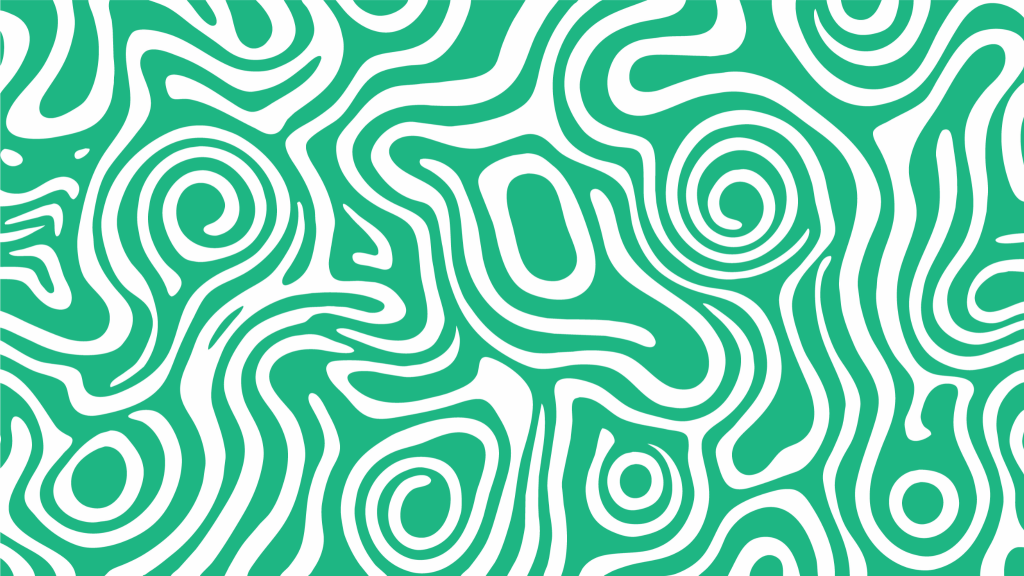
#> input picture Samples/images/0011.png, 2048 x 1152 px (shown at 1/2 size)
$ python -i edges.py   (imports and definitions only)   (older library calls are emulated)
#> lines starting #> are read from the running program, lines starting #| are printed output that depends on the picture
# -*- coding: utf-8 -*-
"""
Edge detection and structure analysis
"""
import numpy as np
import cv2
from scipy import ndimage
from skimage.feature import hog


# [13 lines left out: function edge_definition, not called in this run]


def analyze_structure_tensor(gray):
    """
    Structure tensor analysis for coherency and line orientation.

    Args:
        gray: Grayscale image (float32, 0-1)

    Returns:
        dict: Structure tensor analysis results
    """
    # Gradients
    Iy, Ix = np.gradient(gray)

    # Structure tensor components
    Ixx = ndimage.gaussian_filter(Ix * Ix, sigma=1.5)
    Iyy = ndimage.gaussian_filter(Iy * Iy, sigma=1.5)
    Ixy = ndimage.gaussian_filter(Ix * Iy, sigma=1.5)

    # Eigenvalues
    trace = Ixx + Iyy
    det = Ixx * Iyy - Ixy**2

    lambda1 = trace / 2 + np.sqrt(np.maximum((trace/2)**2 - det, 0))
    lambda2 = trace / 2 - np.sqrt(np.maximum((trace/2)**2 - det, 0))

    # Coherency: How oriented the texture is (0 = isotropic, 1 = perfectly oriented)
    coherency = np.where(
        lambda1 + lambda2 > 1e-8,
        (lambda1 - lambda2) / (lambda1 + lambda2),
        0
    )

    # Orientation angle
    orientation = 0.5 * np.arctan2(2 * Ixy, Ixx - Iyy)
    orientation_degrees = np.degrees(orientation)

    # Dominant orientation (circular mean)
    orientation_flat = orientation_degrees.flatten()
    weights = coherency.flatten()

    # Calculate weighted circular mean
    sin_sum = np.sum(weights * np.sin(2 * np.radians(orientation_flat)))
    cos_sum = np.sum(weights * np.cos(2 * np.radians(orientation_flat)))
    dominant_orientation = 0.5 * np.degrees(np.arctan2(sin_sum, cos_sum))

    return {
        'coherency_map': coherency,
        'orientation_map': orientation_degrees,
        'mean_coherency': float(np.mean(coherency)),
        'dominant_orientation': float(dominant_orientation),
        'lambda1': lambda1,
        'lambda2': lambda2
    }


# [75 lines left out: functions compute_hog_density, canny_edge_analysis, not called in this run]

>>> import cv2
>>> picture = cv2.imread('../../../Samples/images/0011.png', cv2.IMREAD_GRAYSCALE)
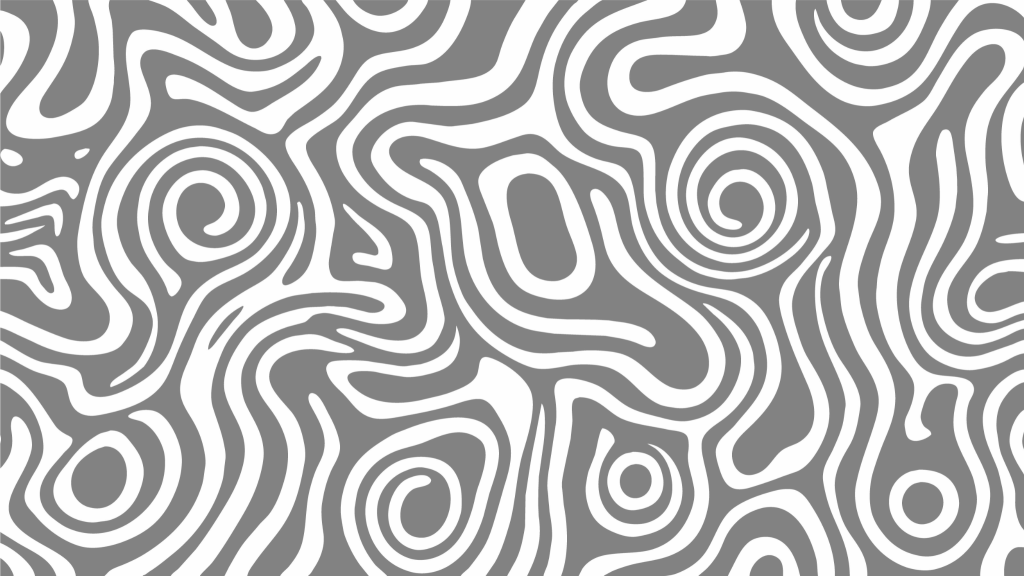
#> picture: shape (1152, 2048) (shown at 1/2 size); min 126, max 254, mean 185.4
>>> result = analyze_structure_tensor(picture)
#> in analyze_structure_tensor, `Iy, Ix = np.gradient(gray)`:
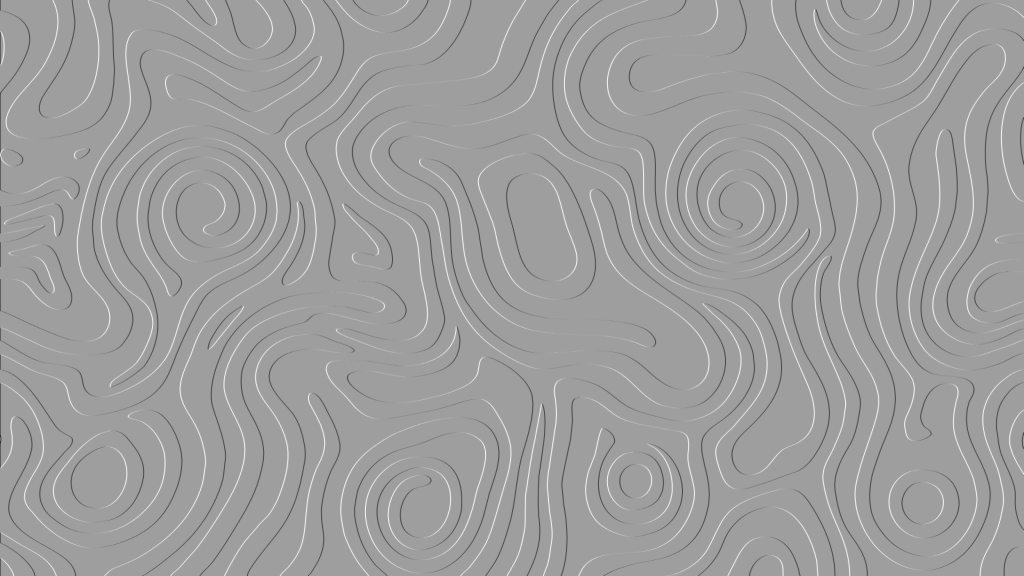
#> Ix: shape (1152, 2048) float64 (shown at 1/2 size); min -113, max 69, mean 0; drawn with min black and max white
#> in analyze_structure_tensor, `Ixy = ndimage.gaussian_filter(Ix * Iy, sigma=1.5)`:
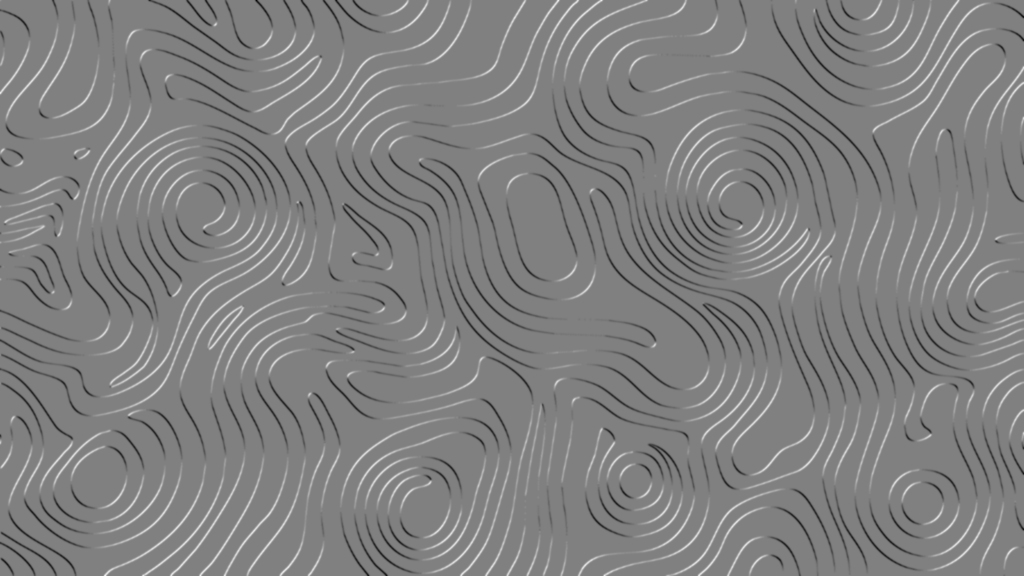
#> Ixy: shape (1152, 2048) float64 (shown at 1/2 size); min -1076.7, max 1066.7, mean 2.5; drawn with min black and max white
#> in analyze_structure_tensor, `trace = Ixx + Iyy`:
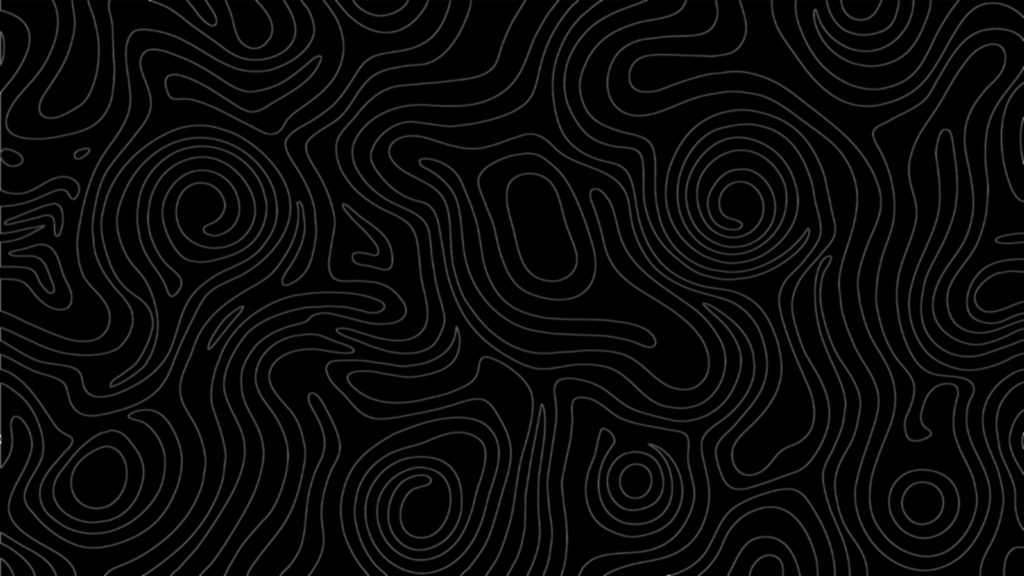
#> trace: shape (1152, 2048) float64 (shown at 1/2 size); min 0, max 5425.4, mean 180.7; drawn with min black and max white
#> in analyze_structure_tensor, `det = Ixx * Iyy - Ixy**2`:
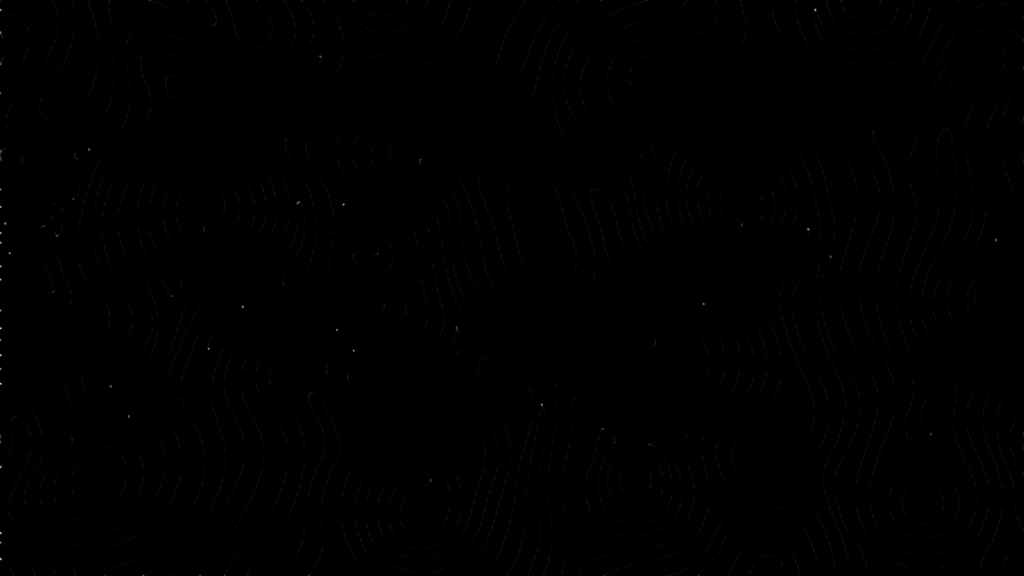
#> det: shape (1152, 2048) float64 (shown at 1/2 size); min -2.52e-29, max 899074.1, mean 1685.6; drawn with min black and max white
#> in analyze_structure_tensor, `coherency = np.where( lambda1 + lambda2 > 1e-8, (lambda1 - lambda2) / ..`:
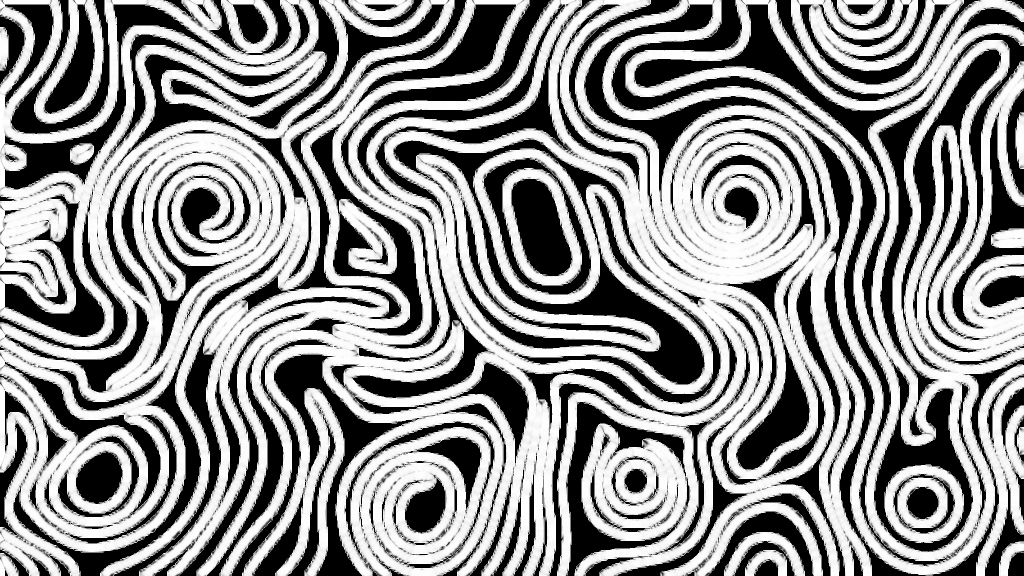
#> coherency: shape (1152, 2048) float64 (shown at 1/2 size); min 0, max 1, mean 0.575
#> in analyze_structure_tensor, `orientation = 0.5 * np.arctan2(2 * Ixy, Ixx - Iyy)`:
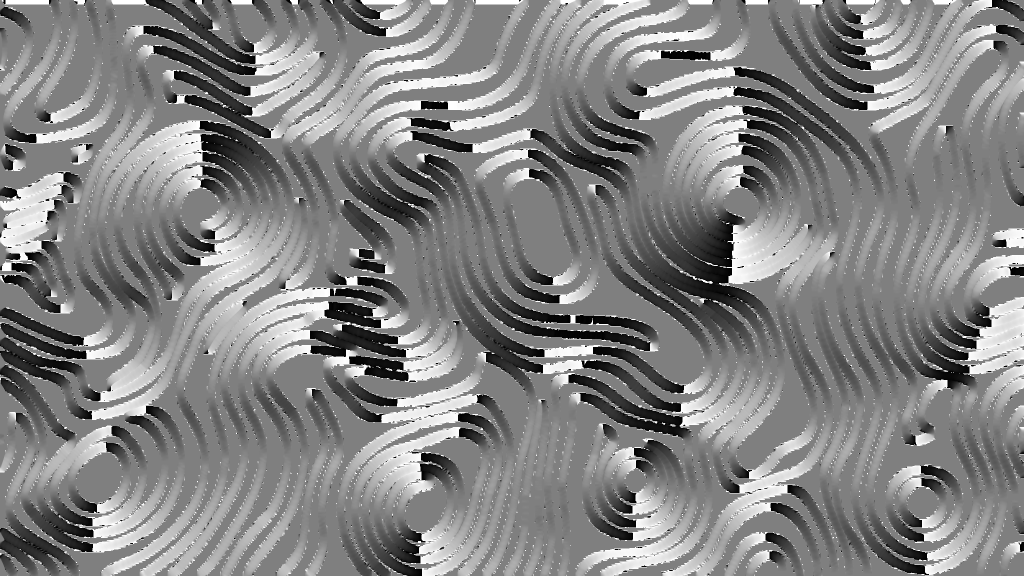
#> orientation: shape (1152, 2048) float64 (shown at 1/2 size); min -1.57, max 1.57, mean 0.0517; drawn with min black and max white
#> in analyze_structure_tensor, `sin_sum = np.sum(weights * np.sin(2 * np.radians(orientation_flat)))`: sin_sum = 27041.1
#> in analyze_structure_tensor, `cos_sum = np.sum(weights * np.cos(2 * np.radians(orientation_flat)))`: cos_sum = 160991.2
#> in analyze_structure_tensor, `dominant_orientation = 0.5 * np.degrees(np.arctan2(sin_sum, cos_sum))`: dominant_orientation = 4.77
#> result = 6 items
